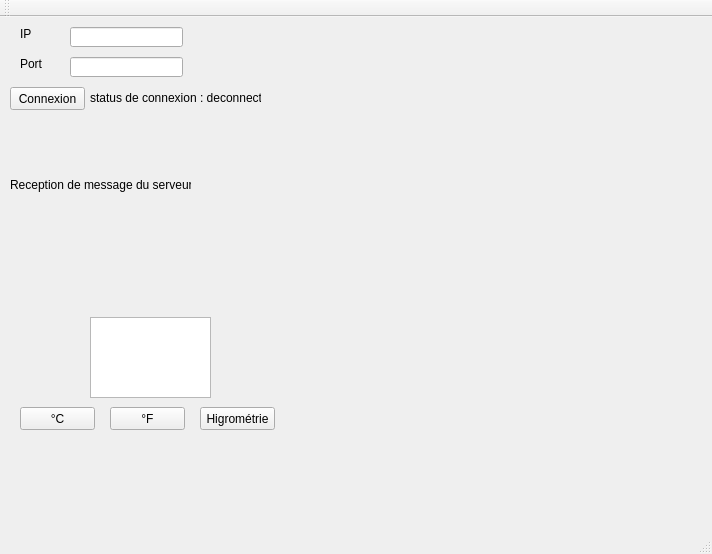
<?xml version="1.0" encoding="UTF-8"?>
<ui version="4.0">
 <class>InitiationQtClass</class>
 <widget class="QMainWindow" name="InitiationQtClass">
  <property name="geometry">
   <rect>
    <x>0</x>
    <y>0</y>
    <width>712</width>
    <height>554</height>
   </rect>
  </property>
  <property name="windowTitle">
   <string>InitiationQt</string>
  </property>
  <widget class="QWidget" name="centralWidget">
   <widget class="QLabel" name="label_3">
    <property name="geometry">
     <rect>
      <x>20</x>
      <y>10</y>
      <width>47</width>
      <height>13</height>
     </rect>
    </property>
    <property name="text">
     <string>IP</string>
    </property>
   </widget>
   <widget class="QLabel" name="label_4">
    <property name="geometry">
     <rect>
      <x>20</x>
      <y>40</y>
      <width>47</width>
      <height>13</height>
     </rect>
    </property>
    <property name="text">
     <string>Port</string>
    </property>
   </widget>
   <widget class="QLineEdit" name="IPLineEdit">
    <property name="geometry">
     <rect>
      <x>70</x>
      <y>10</y>
      <width>113</width>
      <height>20</height>
     </rect>
    </property>
   </widget>
   <widget class="QLineEdit" name="portLineEdit">
    <property name="geometry">
     <rect>
      <x>70</x>
      <y>40</y>
      <width>113</width>
      <height>20</height>
     </rect>
    </property>
   </widget>
   <widget class="QPushButton" name="pushButton_2">
    <property name="geometry">
     <rect>
      <x>10</x>
      <y>70</y>
      <width>75</width>
      <height>23</height>
     </rect>
    </property>
    <property name="text">
     <string>Connexion</string>
    </property>
   </widget>
   <widget class="QLabel" name="connectionStatusLabel">
    <property name="geometry">
     <rect>
      <x>90</x>
      <y>60</y>
      <width>171</width>
      <height>41</height>
     </rect>
    </property>
    <property name="text">
     <string>status de connexion : deconnecte</string>
    </property>
   </widget>
   <widget class="QLabel" name="label_1">
    <property name="geometry">
     <rect>
      <x>10</x>
      <y>180</y>
      <width>241</width>
      <height>51</height>
     </rect>
    </property>
    <property name="text">
     <string/>
    </property>
   </widget>
   <widget class="QLabel" name="label_chat">
    <property name="geometry">
     <rect>
      <x>10</x>
      <y>160</y>
      <width>181</width>
      <height>16</height>
     </rect>
    </property>
    <property name="text">
     <string>Reception de message du serveur :</string>
    </property>
   </widget>
   <widget class="QPushButton" name="pushButtonCelcius">
    <property name="geometry">
     <rect>
      <x>20</x>
      <y>390</y>
      <width>75</width>
      <height>23</height>
     </rect>
    </property>
    <property name="text">
     <string>°C</string>
    </property>
   </widget>
   <widget class="QPushButton" name="pushButtonFahrenheit">
    <property name="geometry">
     <rect>
      <x>110</x>
      <y>390</y>
      <width>75</width>
      <height>23</height>
     </rect>
    </property>
    <property name="text">
     <string>°F</string>
    </property>
   </widget>
   <widget class="QPushButton" name="pushButtonHigrometrie">
    <property name="geometry">
     <rect>
      <x>200</x>
      <y>390</y>
      <width>75</width>
      <height>23</height>
     </rect>
    </property>
    <property name="text">
     <string>Higrométrie</string>
    </property>
   </widget>
   <widget class="QPlainTextEdit" name="plainTextEditCFH">
    <property name="geometry">
     <rect>
      <x>90</x>
      <y>300</y>
      <width>121</width>
      <height>81</height>
     </rect>
    </property>
   </widget>
  </widget>
  <widget class="QMenuBar" name="menuBar">
   <property name="geometry">
    <rect>
     <x>0</x>
     <y>0</y>
     <width>712</width>
     <height>21</height>
    </rect>
   </property>
  </widget>
  <widget class="QToolBar" name="mainToolBar">
   <attribute name="toolBarArea">
    <enum>TopToolBarArea</enum>
   </attribute>
   <attribute name="toolBarBreak">
    <bool>false</bool>
   </attribute>
  </widget>
  <widget class="QStatusBar" name="statusBar"/>
 </widget>
 <layoutdefault spacing="6" margin="11"/>
 <resources>
  <include location="InitiationQt.qrc"/>
 </resources>
 <connections>
  <connection>
   <sender>pushButton_2</sender>
   <signal>clicked()</signal>
   <receiver>InitiationQtClass</receiver>
   <slot>onConnectButtonClicked()</slot>
   <hints>
    <hint type="sourcelabel">
     <x>407</x>
     <y>154</y>
    </hint>
    <hint type="destinationlabel">
     <x>299</x>
     <y>199</y>
    </hint>
   </hints>
  </connection>
 </connections>
 <slots>
  <slot>onDisplayMessageButtonClicked()</slot>
  <slot>onConnectButtonClicked()</slot>
  <slot>onSendMessageButtonClicked()</slot>
  <slot>onServerNewConnection()</slot>
 </slots>
</ui>
